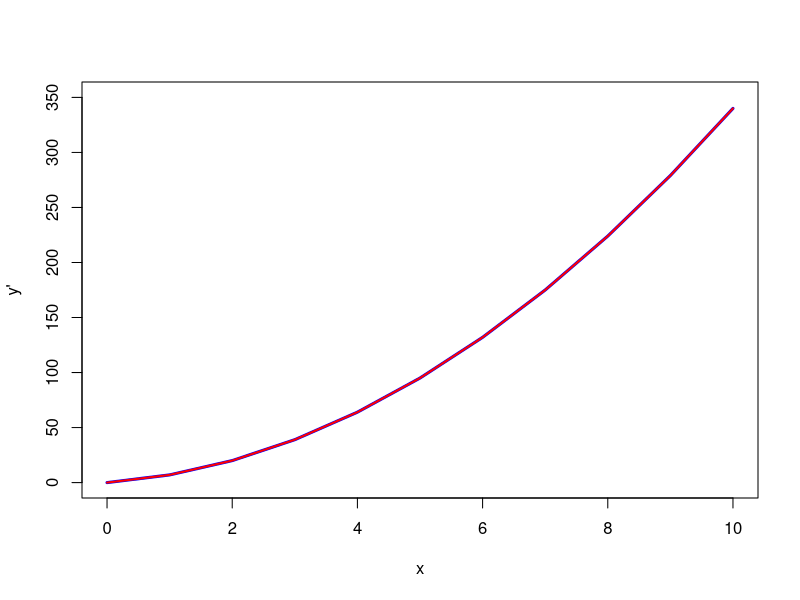
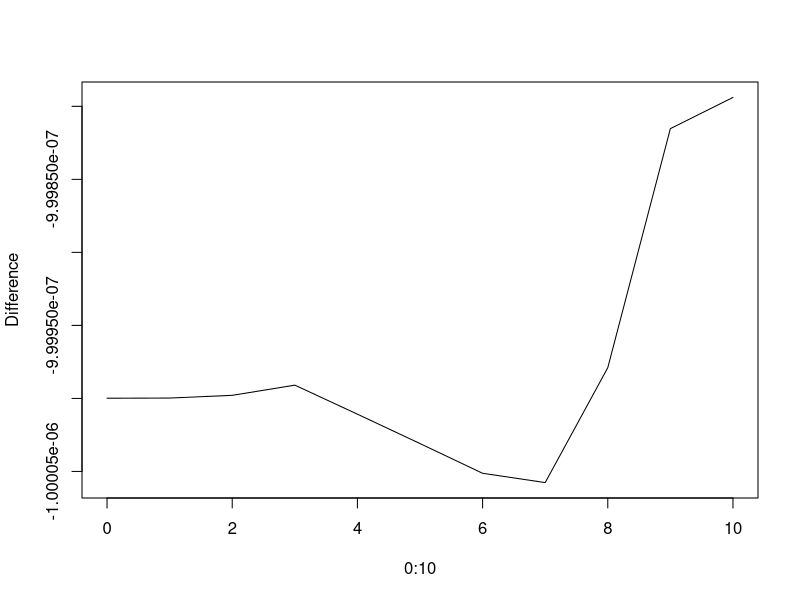
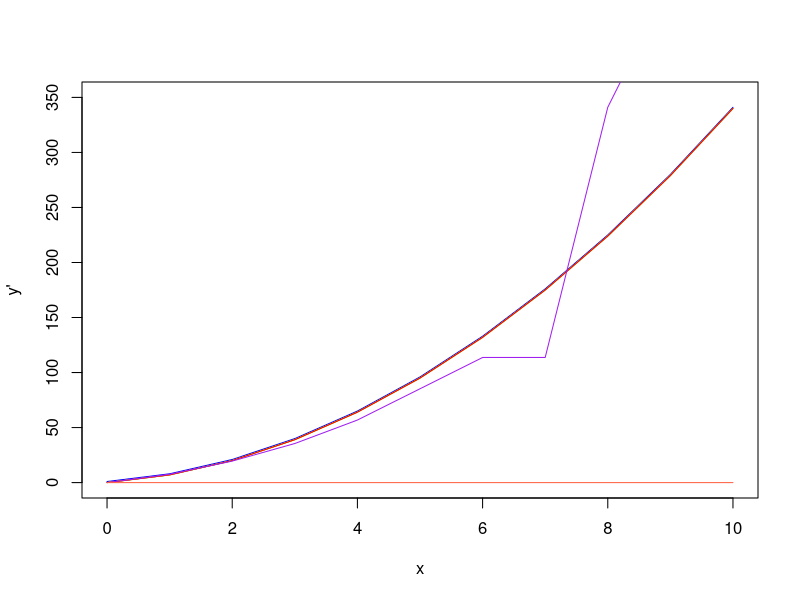
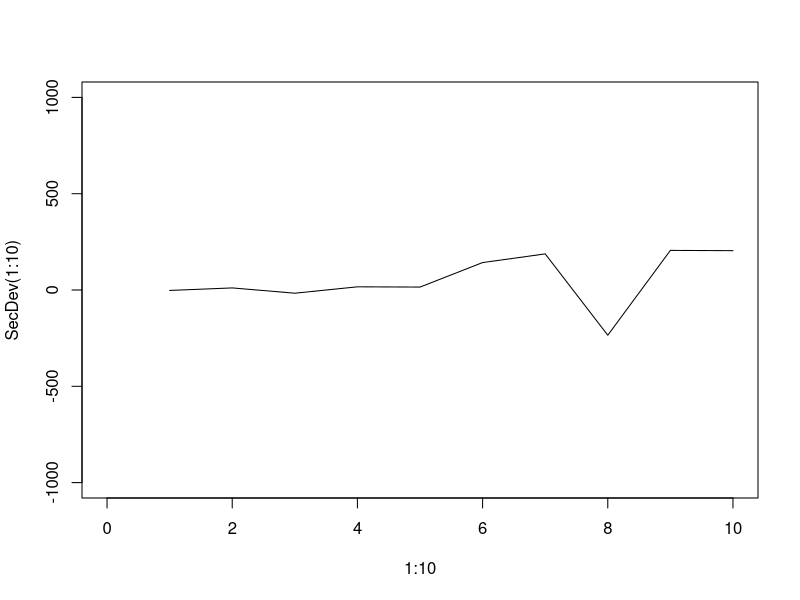
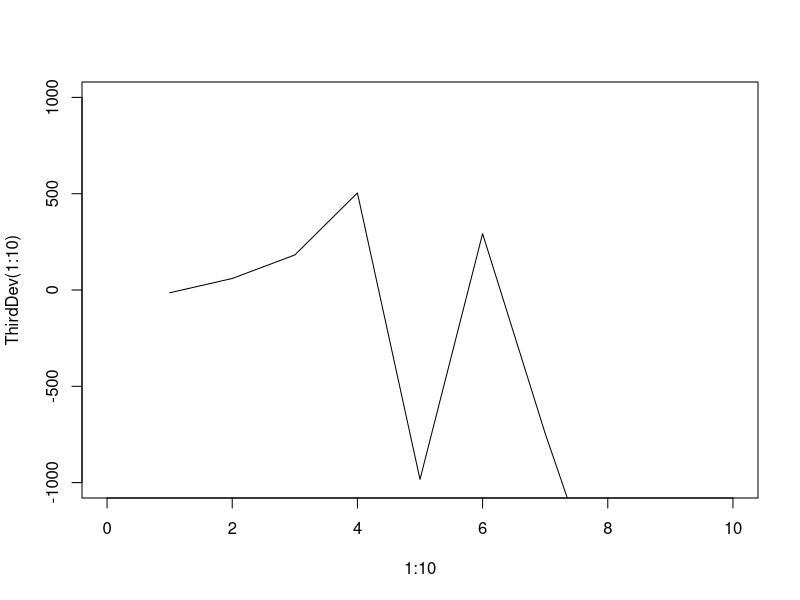

The R script that drew these images, in order: (Note: this script raises an error after producing the figures.)
## ---- chunk 1
evalD<- function(f,x){
h<- 1e-03
return((f(x+h) -f(x-h))/(2*h))
}
## ---- chunk 2
fprime<- evalD(function(x) {x^3 + 2*x^2 +3},0:10)
## ---- chunk 3
Df<-function(x){
return(3*x^2 + 4*x)
}
## ---- chunk 4
plot(1:2, ylim =c(0,350), xlim=c(0,10), xlab ="x", ylab = "y'", type="n")
lines(0:10,fprime,col="blue",lwd=3)
lines(0:10,Df(0:10),col="red",lwd=2)
## ---- chunk 5
Difference<-Df(0:10)-fprime
Difference

plot(y=Difference, x=0:10,type="l") #The difference between the symbolic and finite-difference derviative is neglible, so it is a good approximation.

## ---- chunk 6
evalDh<- function(f,x,h){ #Adjusting EvalD to take h has an argument
return((f(x+h) -f(x-h))/(2*h))
}
## ---- chunk 7
PlotDev<- function(){
plot(1:2, ylim =c(0,350), xlim=c(0,10), xlab ="x", ylab = "y'", type="n")
lines(0:10,evalDh(function(x) {x^3 + 2*x^2 +3},0:10,1),col="blue")
lines(0:10,evalDh(function(x) {x^3 + 2*x^2 +3},0:10,0.1),col="green")
lines(0:10,evalDh(function(x) {x^3 + 2*x^2 +3},0:10,1e-5),col="orange")
lines(0:10,evalDh(function(x) {x^3 + 2*x^2 +3},0:10,1e-10),col="red")
lines(0:10,evalDh(function(x) {x^3 + 2*x^2 +3},0:10,1e-15),col="purple")
lines(0:10,evalDh(function(x) {x^3 + 2*x^2 +3},0:10,1e-20),col="tomato")
}
## ---- chunk 8
PlotDev()
## ---- chunk 9
Difference2<-function(){
   diff1<- Df(0:10) - evalDh(function(x) {x^3 + 2*x^2 +3},0:10,1)
   diff2<- Df(0:10) - evalDh(function(x) {x^3 + 2*x^2 +3},0:10,0.1)
   diff3<- Df(0:10) - evalDh(function(x) {x^3 + 2*x^2 +3},0:10,1e-5)
   diff4<- Df(0:10) - evalDh(function(x) {x^3 + 2*x^2 +3},0:10,1e-10)
   diff5<- Df(0:10) - evalDh(function(x) {x^3 + 2*x^2 +3},0:10,1e-15)
   diff6<- Df(0:10) - evalDh(function(x) {x^3 + 2*x^2 +3},0:10,1-20)
g<-list(hEquals1=c(diff1),hEquals0.1=c(diff2),hEquals5=c(diff3),hEquals10=c(diff4),hEquals10=c(diff5),hequals20=c(diff6)) #1e-5 is the best
return(g)  
}
Difference2()
## ---- chunk 10
myD <- function(f) {
    return(function(x) evalD(f, x))
}
## ---- chunk 11
FirstDev <- myD(function(x){sin(x)})
FirstDev(3.14/2) 

#Since this returns a value(which is equal to sin(3.14/2)), myD(sin) returns a function.

#myD "remembers" f only when the function has been assigned to a variable and then that variable will act as a function. 

#In the myD function we told the computer to return a function of x. The function, evalD(f,x), will then only accept a single numerical argument,x, and return the derivative at the point in the function,f.

## ---- chunk 12
SecDev<- myD(myD(function(x){sin(x)}))
SecDev(3.14/2) #This should be approximately equal to -1.

ThirdDev<- myD(myD(myD(sin)))
ThirdDev(3.14/2) #This should be approximately 0, but approaches 0 from a negative value.

SecDev<- myD(myD(function(x){sin(x^2)}))
ThirdDev<- myD(myD(myD(function(x){sin(x^2)})))
                   
plot(1:10,SecDev(1:10),xlim=c(0,10), ylim=c(-1000,1000), type='l')
plot(1:10,ThirdDev(1:10),xlim=c(0,10), ylim=c(-1000,1000), type='l')

## ---- chunk 13
dddf<- D(sin(x^2) ~ x & x & x)
plot(0:10,dddf(0:10), xlim=c(0,10), ylim=c(-1000,1000), type='l')
lines(0:10,ThirdDev(0:10), col="blue")
## ---- chunk 14
myD2<-function(f){
     h<- 1e-5
     return(function(x) {((f(x+h)-2*f(x)+f(x-h))/h^2)})
}
## ---- chunk 15
SinD2<- myD2(function(x){sin(x^2)})
SinD2(1.57)
## ---- chunk 16
myD3<-function(f){
     h<- 1e-3     
     return(function(x) {(-0.5*f(x-2*h)+2*(f(x-h)-f(x+h))+0.5*f(x+2*h))/h^3})
}
